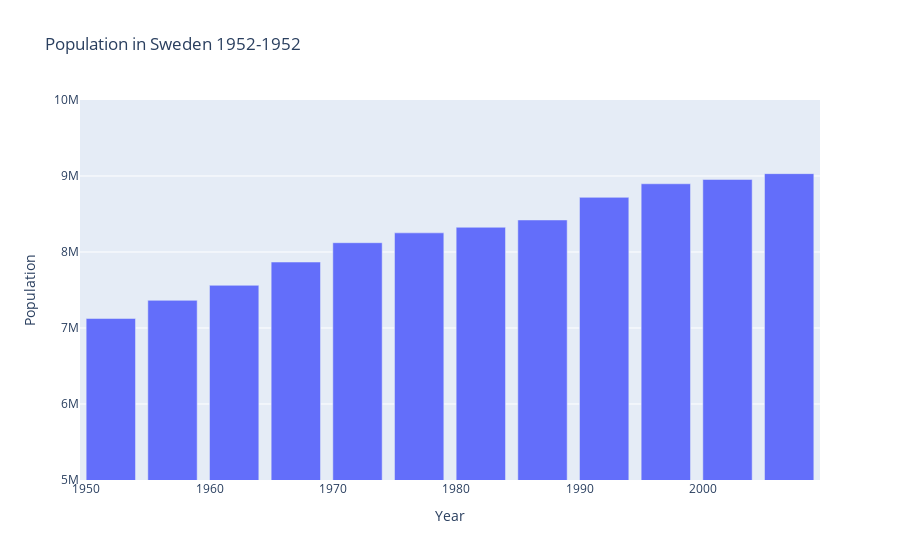

Notebook cell for this chart:
### Markdown cell above
---
## Bar chart

### Code cell
fig = px.bar(sweden, x="year", y="pop", range_y=[
       5e6, 10e6], title=f"Population in Sweden {sweden['year'].min()}-{sweden['year'].min()}",
       labels = dict(year="Year", pop="Population")) # NOTE: year and pop in labels dictionary are the previous names 

fig.show() # install nbformat >= 4.2.0 and jupyter notebook renderer extension

### Figure 1 — Plotly figure (JSON) as saved in the notebook; plotly's stock layout.template omitted (floating-point values rounded to 4 significant figures)
{"data": [{"hovertemplate": "Year=%{x}<br>Population=%{y}<extra></extra>", "legendgroup": "", "marker": {"color": "#636efa", "pattern": {"shape": ""}}, "name": "", "orientation": "v", "showlegend": false, "textposition": "auto", "type": "bar", "x": [1952, 1957, 1962, 1967, 1972, 1977, 1982, 1987, 1992, 1997, 2002, 2007], "xaxis": "x", "y": [7124673, 7363802, 7561588, 7867931, 8122293, 8251648, 8325260, 8421403, 8718867, 8897619, 8954175, 9031088], "yaxis": "y"}], "layout": {"barmode": "relative", "legend": {"tracegroupgap": 0}, "title": {"text": "Population in Sweden 1952-1952"}, "xaxis": {"anchor": "y", "domain": [0, 1], "title": {"text": "Year"}}, "yaxis": {"anchor": "x", "domain": [0, 1], "range": [5000000, 10000000], "title": {"text": "Population"}}}}
